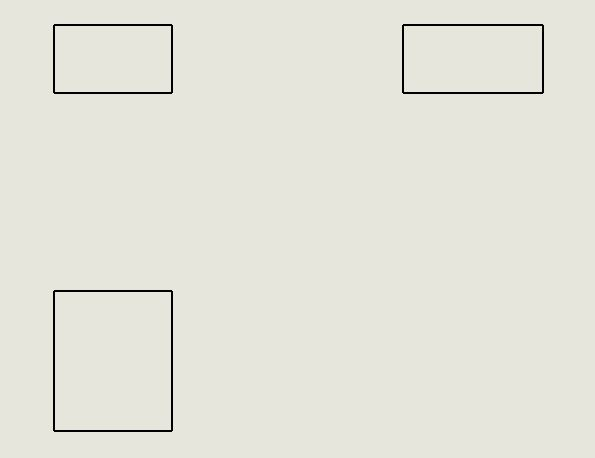
#> input picture codes/drawings/cube1.JPG, 595 x 458 px, found by its file name
$ python cube1.py
#> lines starting #> are read from the running program, lines starting #| are printed output that depends on the picture; after the words box and inside, x2 and y2 are one past the last pixel; in counts of white or black regions, pixels touching at a corner belong together
# -*- coding: utf-8 -*-
"""
Created on Wed Nov 27 19:07:05 2019

@author: prateekspawar
"""

import numpy as np
import cv2
import openpyscad as ops
def vertices( threshf ):
    minLineLength = 30
    maxLineGap = 5
    edgesf = cv2.Canny(threshf,50,150,apertureSize = 3)
    linesf = cv2.HoughLinesP(edgesf,1,np.pi/180,100,minLineLength,maxLineGap)
    print(len(linesf))
    vertexf=[]

    for i in range (0,len(linesf)):
        for x1,y1,x2,y2 in linesf[i]:
            vertexf.append([x1,y1])
            vertexf.append([x2,y2])
#    print(vertexf)
    i=0
    j=0
    while(i<len(vertexf)):
        while(j<len(vertexf)):
    #        print("i=",i,"j=",j)
            if (i!=j):
                if((abs(vertexf[i][0]-vertexf[j][0])<=5)and(abs(vertexf[i][1]-vertexf[j][1])<=5)):
                    x=(vertexf[i][0]+vertexf[j][0])/2
                    y=(vertexf[i][1]+vertexf[j][1])/2
                    vertexf[i][0]=x
                    vertexf[i][1]=y
                    vertexf.pop(j)
            j=j+1
        i=i+1
        j=0
#    print(vertexf)
    vertexfs=[]
    for i in range(0,len(vertexf)):
        vertexfs.append(vertexf[i][0])
        vertexfs.append(vertexf[i][1])
#    print(vertexfs)
    i=0
    j=0
    while(i<len(vertexfs)):
        while(j<len(vertexfs)):
    #        print("i=",i,"j=",j)
            if(abs(vertexfs[i]-vertexfs[j])<=5):
                vertexfs[i]=vertexfs[j]=(vertexfs[i]+vertexfs[j])/2
            j=j+1
        i=i+1
        j=0
#    print(vertexfs)
    i=0
    j=0
    while(i<len(vertexfs)):
        while(j<len(vertexfs)):
    #        print("i=",i,"j=",j)
            if(abs(vertexfs[i]-vertexfs[j])<=5):
                vertexfs[i]=vertexfs[j]=(vertexfs[i]+vertexfs[j])/2
            j=j+1
        i=i+1
        j=0
#    print(vertexfs)
    i=0
    j=0
    while(i<len(vertexfs)):
        while(j<len(vertexfs)):
    #        print("i=",i,"j=",j)
            if(abs(vertexfs[i]-vertexfs[j])<=5):
                vertexfs[i]=vertexfs[j]=(vertexfs[i]+vertexfs[j])/2
            j=j+1
        i=i+1
        j=0
#    print(vertexfs)
    for i in range(0,len(vertexfs)):
        vertexfs[i]=round(vertexfs[i])
#    print(vertexfs)
    for i in range(0,len(vertexf)):
        vertexf[i][0]=vertexfs[i*2]
        vertexf[i][1]=vertexfs[i*2+1]
#    print(vertexf)
    return(vertexf)

def diff(vertex):
#    print("in diff")
    xdiff=[]
    ydiff=[]
    for i in range(0,len(vertex)):
        j=0
        for j in range(0,len(vertex)):
            if(vertex[i][0]-vertex[j][0]!=0):
               xdiff.append(abs(vertex[i][0]-vertex[j][0]))
            if(vertex[i][1]-vertex[j][1]!=0):
                ydiff.append(abs(vertex[i][1]-vertex[j][1]))
#    print(xdiff)
#    print(ydiff)
    i=0
    while(i<len(xdiff)):
        j=0
        while(j<len(xdiff)):
            if(i!=j):
                if(xdiff[i]==xdiff[j]):
                    xdiff.pop(j)
#                    print(j,"is poped")
                    j=j-1

            j=j+1
        i=i+1
    i=0
    while(i<len(ydiff)):
        j=0
        while(j<len(ydiff)):
            if(i!=j):
                if(ydiff[i]==ydiff[j]):
                    ydiff.pop(j)
                    j=j-1
            j=j+1
        i=i+1
#    print(xdiff)
#    print(ydiff)
    return(xdiff,ydiff)

img=cv2.imread('drawings/cube1.jpg')
#> img is the input picture: shape (458, 595, 3); mean B, G, R 217.9, 227.8, 227.8
gray = cv2.cvtColor(img,cv2.COLOR_BGR2GRAY)
ret,thresh = cv2.threshold(gray,127,255,0)
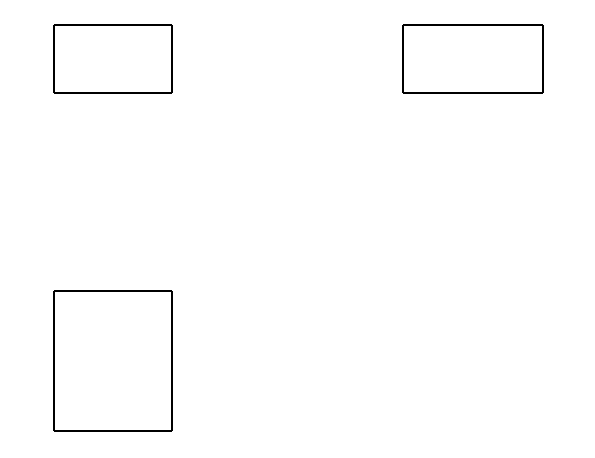
#> thresh: shape (458, 595); 99% white; black in thin lines or dots, all inside (x1, y1, x2, y2) = (53, 24, 544, 432)
h,w=thresh.shape
#> h = 458; w = 595
threshf=thresh[0:int(h/2),0:int(w/2)]
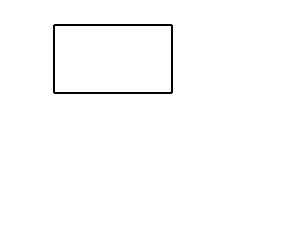
#> threshf: shape (229, 297); 98.9% white; black in thin lines or dots, all inside (x1, y1, x2, y2) = (53, 24, 173, 94)
thresht=thresh[int(h/2):h,0:int(w/2)]
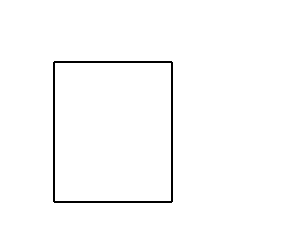
#> thresht: shape (229, 297); 98.5% white; black in thin lines or dots, all inside (x1, y1, x2, y2) = (53, 61, 173, 203)
threshs=thresh[0:int(h/2),int(w/2):w]
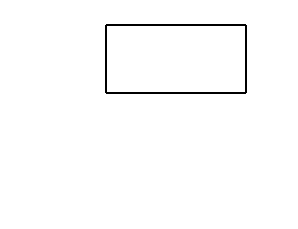
#> threshs: shape (229, 298); 98.8% white; black in thin lines or dots, all inside (x1, y1, x2, y2) = (105, 24, 247, 94)

vertexf=vertices(threshf)
#> in vertices, `edgesf = cv2.Canny(threshf,50,150,apertureSize = 3)`:
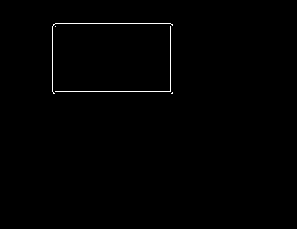
#> edgesf: shape (229, 297); 0.55% white in thin lines or dots, all inside (x1, y1, x2, y2) = (52, 23, 173, 94)
#> in vertices, `linesf = cv2.HoughLinesP(edgesf,1,np.pi/180,100,minLineLength,maxLineG..`: linesf = [[55, 91, 170, 91], [55, 23, 170, 23]]
#| 2
#> the loop in vertices, `for i in range (0,len(linesf)):` made 2 passes
#> after the loop in vertices, `for i in range (0,len(linesf)):`: vertexf = [[55, 91], [170, 91], [55, 23], [170, 23]]
#> the loop in vertices, `while(i<len(vertexf)):` made 4 passes
#> after the loop in vertices, `while(i<len(vertexf)):`: i = 4
#> the loop in vertices, `for i in range(0,len(vertexf)):` made 4 passes
#> after the loop in vertices, `for i in range(0,len(vertexf)):`: vertexfs = [55, 91, 170, 91, 55, 23, 170, 23]
#> the loop in vertices, `while(i<len(vertexfs)):` made 8 passes
#> after the loop in vertices, `while(i<len(vertexfs)):`: i = 8
#> the loop in vertices, `for i in range(0,len(vertexfs)):` made 8 passes
#> vertexf = [[55, 91], [170, 91], [55, 23], [170, 23]]
vertext=vertices(thresht)
#> in vertices (call 2), `edgesf = cv2.Canny(threshf,50,150,apertureSize = 3)`:
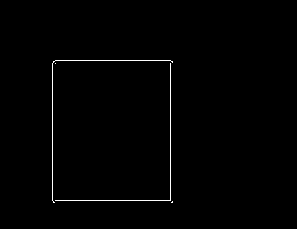
#> edgesf: shape (229, 297); 0.76% white in thin lines or dots, all inside (x1, y1, x2, y2) = (52, 60, 173, 203)
#> in vertices (call 2), `linesf = cv2.HoughLinesP(edgesf,1,np.pi/180,100,minLineLength,maxLineG..`: linesf = [[170, 200, 170, 63], [52, 200, 52, 63], [55, 60, 170, 60], [55, 200, 169, 200]]
#| 4
#> the loop in vertices (call 2), `for i in range (0,len(linesf)):` made 4 passes
#> after the loop in vertices (call 2), `for i in range (0,len(linesf)):`: vertexf = [[170, 200], [170, 63], [52, 200], [52, 63], [55, 60], [170, 60], [55, 200], [169, 200]]
#> the loop in vertices (call 2), `while(i<len(vertexf)):` made 4 passes
#> after the loop in vertices (call 2), `while(i<len(vertexf)):`: i = 4; vertexf = [[169.5, 200], [170, 61.5], [53.5, 200], [53.5, 61.5]]
#> the loop in vertices (call 2), `for i in range(0,len(vertexf)):` made 4 passes
#> after the loop in vertices (call 2), `for i in range(0,len(vertexf)):`: vertexfs = [169.5, 200, 170, 61.5, 53.5, 200, 53.5, 61.5]
#> the loop in vertices (call 2), `while(i<len(vertexfs)):` made 8 passes
#> after the loop in vertices (call 2), `while(i<len(vertexfs)):`: i = 8; vertexfs = [169.8, 200, 169.8, 61.5, 53.5, 200, 53.5, 61.5]
#> after the loop in vertices (call 2), `while(i<len(vertexfs)):`: i = 8
#> the loop in vertices (call 2), `for i in range(0,len(vertexfs)):` made 8 passes
#> after the loop in vertices (call 2), `for i in range(0,len(vertexfs)):`: vertexfs = [170, 200, 170, 62, 54, 200, 54, 62]
#> after the loop in vertices (call 2), `for i in range(0,len(vertexf)):`: vertexf = [[170, 200], [170, 62], [54, 200], [54, 62]]
#> vertext = [[170, 200], [170, 62], [54, 200], [54, 62]]
vertexs=vertices(threshs)
#> in vertices (call 3), `edgesf = cv2.Canny(threshf,50,150,apertureSize = 3)`:
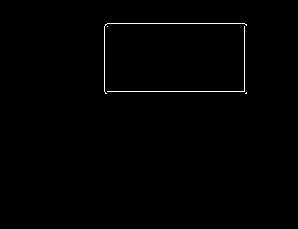
#> edgesf: shape (229, 298); 0.62% white in thin lines or dots, all inside (x1, y1, x2, y2) = (104, 23, 247, 94)
#> in vertices (call 3), `linesf = cv2.HoughLinesP(edgesf,1,np.pi/180,100,minLineLength,maxLineG..`: linesf = [[107, 91, 244, 91], [107, 23, 244, 23]]
#| 2
#> the loop in vertices (call 3), `for i in range (0,len(linesf)):` made 2 passes
#> after the loop in vertices (call 3), `for i in range (0,len(linesf)):`: vertexf = [[107, 91], [244, 91], [107, 23], [244, 23]]
#> the loop in vertices (call 3), `while(i<len(vertexf)):` made 4 passes
#> after the loop in vertices (call 3), `while(i<len(vertexf)):`: i = 4
#> the loop in vertices (call 3), `for i in range(0,len(vertexf)):` made 4 passes
#> after the loop in vertices (call 3), `for i in range(0,len(vertexf)):`: vertexfs = [107, 91, 244, 91, 107, 23, 244, 23]
#> the loop in vertices (call 3), `while(i<len(vertexfs)):` made 8 passes
#> after the loop in vertices (call 3), `while(i<len(vertexfs)):`: i = 8
#> the loop in vertices (call 3), `for i in range(0,len(vertexfs)):` made 8 passes
#> vertexs = [[107, 91], [244, 91], [107, 23], [244, 23]]
print("front",vertexf)
#| front [[55, 91], [170, 91], [55, 23], [170, 23]]
print("Top",vertext)
#| Top [[170, 200], [170, 62], [54, 200], [54, 62]]
print("Side",vertexs)
#| Side [[107, 91], [244, 91], [107, 23], [244, 23]]
xdifff,ydifff=diff(vertexf)
#> the loop in diff, `for i in range(0,len(vertex)):` made 4 passes
#> after the loop in diff, `for i in range(0,len(vertex)):`: xdiff = [115, 115, 115, 115, 115, 115, 115, 115]; ydiff = [68, 68, 68, 68, 68, 68, 68, 68]
#> the loop in diff, `while(i<len(xdiff)):` made 1 pass
#> i on pass 1: 1
#> after the loop in diff, `while(i<len(xdiff)):`: i = 1; xdiff = [115]
#> the loop in diff, `while(i<len(ydiff)):` made 1 pass
#> after the loop in diff, `while(i<len(ydiff)):`: i = 1; ydiff = [68]
#> xdifff = [115]; ydifff = [68]
xdifft,ydifft=diff(vertext)
#> the loop in diff (call 2), `for i in range(0,len(vertex)):` made 4 passes
#> the loop in diff (call 2), `while(i<len(xdiff)):` made 1 pass
#> the loop in diff (call 2), `while(i<len(ydiff)):` made 1 pass
#> xdifft = [116]; ydifft = [138]
xdiffs,ydiffs=diff(vertexs)
#> xdiffs = [137]; ydiffs = [68]
print("front",xdifff,ydifff)
#| front [115] [68]
print("top",xdifft,ydifft)
#| top [116] [138]
print("side",xdiffs,ydiffs)
#| side [137] [68]
if((len(xdifff)==1)and(len(ydifff)==1)and(len(xdifft)==1)and(len(ydifft)==1)and(len(xdiffs)==1)and(len(ydiffs)==1)):
    print("one body")
    if(abs(xdifff[0]-xdifft[0])<5 and abs(ydifff[0]-ydiffs[0])<5 and abs(ydifft[0]-xdiffs[0])<5):

        l=abs((xdifff[0]+xdifft[0])/2)
#> l = 115.5
        b=abs(ydifff[0]+ydiffs[0])/2
#> b = 68
        h=abs(ydifft[0]+xdiffs[0])/2
#> h = 137.5
        print("Cuboid","l=",l,"b=",b,"h=",h)
#| Cuboid l= 115.5 b= 68.0 h= 137.5
        vertexa=[]
        for i in range(0,len(vertexf)):
            vertexa.append(vertexf[i][:])
            vertexa.append(vertexf[i][:])
#> this loop made 4 passes
#> after the loop, vertexa = [[55, 91], [55, 91], [170, 91], [170, 91], [55, 23], [55, 23], [170, 23], [170, 23]]
#        print(vertexa)
#        print(vertexf)
        i=0
        while(i<len(vertexf)):
           vertexa[i*2].append(vertexs[2][0])
           vertexa[i*2+1].append(vertexs[0][0])
           i=i+1
#> after the loop, i = 4
        print(vertexa)
#| [[55, 91, 107], [55, 91, 107], [170, 91, 107], [170, 91, 107], [55, 23, 107], [55, 23, 107], [170, 23, 107], [170, 23, 107]]
        cgx=vertexa[0][0]+l/2
#> cgx = 112.8
        cgy=vertexa[0][1]-b/2
#> cgy = 57
        cgz=vertexa[0][2]-h/2
#> cgz = 38.25
        print("cgx=",cgx,"cgy=",cgy,"cgz=",cgz)
#| cgx= 112.75 cgy= 57.0 cgz= 38.25
#> (the run stopped early here; a loop or call above may not have finished)

$ run again, with codes/drawings/cube3.JPG copied over codes/drawings/cube1.JPG
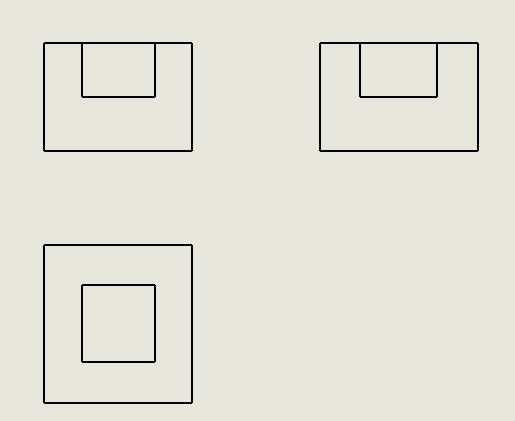
#> input picture codes/drawings/cube3.JPG, 515 x 421 px, found by its file name
#> img is the input picture: shape (421, 515, 3); mean B, G, R 215.5, 225.1, 225.1
#> `ret,thresh = cv2.threshold(gray,127,255,0)`:
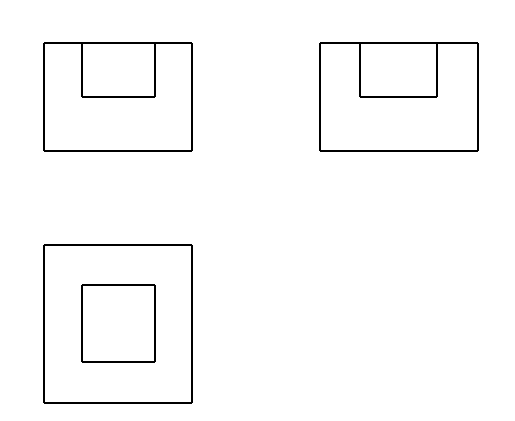
#> thresh: shape (421, 515); 97.9% white; black in thin lines or dots, all inside (x1, y1, x2, y2) = (43, 42, 479, 404)
#> threshf: shape (210, 257); 97.5% white; black in thin lines or dots, all inside (x1, y1, x2, y2) = (43, 42, 193, 152)
#> thresht: shape (211, 257); 96.7% white; black in thin lines or dots, all inside (x1, y1, x2, y2) = (43, 34, 193, 194)
#> threshs: shape (210, 258); 97.4% white; black in thin lines or dots, all inside (x1, y1, x2, y2) = (62, 42, 222, 152)
#> edgesf: shape (210, 257); 1.3% white in thin lines or dots, all inside (x1, y1, x2, y2) = (42, 41, 193, 152)
#> linesf = [[45, 41, 190, 41], [45, 149, 190, 149], [42, 149, 42, 44], [190, 148, 190, 44]]
#| 4
#> the loop in vertices, `for i in range (0,len(linesf)):` made 4 passes
#> after the loop in vertices, `for i in range (0,len(linesf)):`: vertexf = [[45, 41], [190, 41], [45, 149], [190, 149], [42, 149], [42, 44], [190, 148], [190, 44]]
#> the loop in vertices, `while(i<len(vertexf)):` made 4 passes
#> after the loop in vertices, `while(i<len(vertexf)):`: i = 4; vertexf = [[43.5, 42.5], [190, 42.5], [43.5, 149], [190, 148.5]]
#> the loop in vertices, `for i in range(0,len(vertexf)):` made 4 passes
#> after the loop in vertices, `for i in range(0,len(vertexf)):`: vertexfs = [43.5, 42.5, 190, 42.5, 43.5, 149, 190, 148.5]
#> the loop in vertices, `while(i<len(vertexfs)):` made 8 passes
#> after the loop in vertices, `while(i<len(vertexfs)):`: i = 8; vertexfs = [43, 43, 190, 43, 43, 148.8, 190, 148.8]
#> after the loop in vertices, `while(i<len(vertexfs)):`: i = 8
#> the loop in vertices, `for i in range(0,len(vertexfs)):` made 8 passes
#> after the loop in vertices, `for i in range(0,len(vertexfs)):`: vertexfs = [43, 43, 190, 43, 43, 149, 190, 149]
#> after the loop in vertices, `for i in range(0,len(vertexf)):`: vertexf = [[43, 43], [190, 43], [43, 149], [190, 149]]
#> edgesf: shape (211, 257); 1.7% white in thin lines or dots, all inside (x1, y1, x2, y2) = (42, 33, 193, 194)
#| 4
#> the loop in vertices (call 2), `for i in range (0,len(linesf)):` made 4 passes
#> the loop in vertices (call 2), `while(i<len(vertexf)):` made 4 passes
#> the loop in vertices (call 2), `for i in range(0,len(vertexf)):` made 4 passes
#> the loop in vertices (call 2), `while(i<len(vertexfs)):` made 8 passes
#> the loop in vertices (call 2), `for i in range(0,len(vertexfs)):` made 8 passes
#> vertext = [[190, 190], [190, 34], [44, 190], [44, 34]]
#> in vertices (call 3), `edgesf = cv2.Canny(threshf,50,150,apertureSize = 3)`:
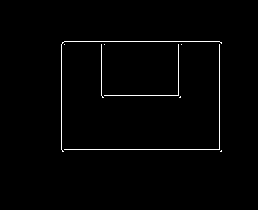
#> edgesf: shape (210, 258); 1.3% white in thin lines or dots, all inside (x1, y1, x2, y2) = (61, 41, 222, 152)
#> linesf = [[64, 149, 219, 149], [64, 41, 219, 41], [219, 148, 219, 44], [61, 149, 61, 44]]
#| 4
#> the loop in vertices (call 3), `for i in range (0,len(linesf)):` made 4 passes
#> after the loop in vertices (call 3), `for i in range (0,len(linesf)):`: vertexf = [[64, 149], [219, 149], [64, 41], [219, 41], [219, 148], [219, 44], [61, 149], [61, 44]]
#> the loop in vertices (call 3), `while(i<len(vertexf)):` made 4 passes
#> after the loop in vertices (call 3), `while(i<len(vertexf)):`: i = 4; vertexf = [[62.5, 149], [219, 148.5], [62.5, 42.5], [219, 42.5]]
#> the loop in vertices (call 3), `for i in range(0,len(vertexf)):` made 4 passes
#> after the loop in vertices (call 3), `for i in range(0,len(vertexf)):`: vertexfs = [62.5, 149, 219, 148.5, 62.5, 42.5, 219, 42.5]
#> the loop in vertices (call 3), `while(i<len(vertexfs)):` made 8 passes
#> after the loop in vertices (call 3), `while(i<len(vertexfs)):`: i = 8; vertexfs = [62.5, 148.8, 219, 148.8, 62.5, 42.5, 219, 42.5]
#> after the loop in vertices (call 3), `while(i<len(vertexfs)):`: i = 8
#> the loop in vertices (call 3), `for i in range(0,len(vertexfs)):` made 8 passes
#> after the loop in vertices (call 3), `for i in range(0,len(vertexfs)):`: vertexfs = [62, 149, 219, 149, 62, 42, 219, 42]
#> after the loop in vertices (call 3), `for i in range(0,len(vertexf)):`: vertexf = [[62, 149], [219, 149], [62, 42], [219, 42]]
#| front [[43, 43], [190, 43], [43, 149], [190, 149]]
#| Top [[190, 190], [190, 34], [44, 190], [44, 34]]
#| Side [[62, 149], [219, 149], [62, 42], [219, 42]]
#> the loop in diff, `for i in range(0,len(vertex)):` made 4 passes
#> after the loop in diff, `for i in range(0,len(vertex)):`: xdiff = [147, 147, 147, 147, 147, 147, 147, 147]; ydiff = [106, 106, 106, 106, 106, 106, 106, 106]
#> the loop in diff, `while(i<len(xdiff)):` made 1 pass
#> i on pass 1: 1
#> after the loop in diff, `while(i<len(xdiff)):`: i = 1; xdiff = [147]
#> the loop in diff, `while(i<len(ydiff)):` made 1 pass
#> after the loop in diff, `while(i<len(ydiff)):`: i = 1; ydiff = [106]
#> xdifff = [147]; ydifff = [106]
#> the loop in diff (call 2), `for i in range(0,len(vertex)):` made 4 passes
#> the loop in diff (call 2), `while(i<len(xdiff)):` made 1 pass
#> the loop in diff (call 2), `while(i<len(ydiff)):` made 1 pass
#> xdifft = [146]; ydifft = [156]
#> xdiffs = [157]; ydiffs = [107]
#| front [147] [106]
#| top [146] [156]
#| side [157] [107]
#> l = 146.5
#> b = 106.5
#> `h=abs(ydifft[0]+xdiffs[0])/2`: h = 156.5
#| Cuboid l= 146.5 b= 106.5 h= 156.5
#> the loop `for i in range(0,len(vertexf)):` made 4 passes
#> after the loop `for i in range(0,len(vertexf)):`: vertexa = [[43, 43], [43, 43], [190, 43], [190, 43], [43, 149], [43, 149], [190, 149], [190, 149]]
#> the loop `while(i<len(vertexf)):` made 4 passes
#> after the loop `while(i<len(vertexf)):`: i = 4
#| [[43, 43, 62], [43, 43, 62], [190, 43, 62], [190, 43, 62], [43, 149, 62], [43, 149, 62], [190, 149, 62], [190, 149, 62]]
#> cgx = 116.2
#> cgy = -10.25
#> cgz = -16.25
#| cgx= 116.25 cgy= -10.25 cgz= -16.25
